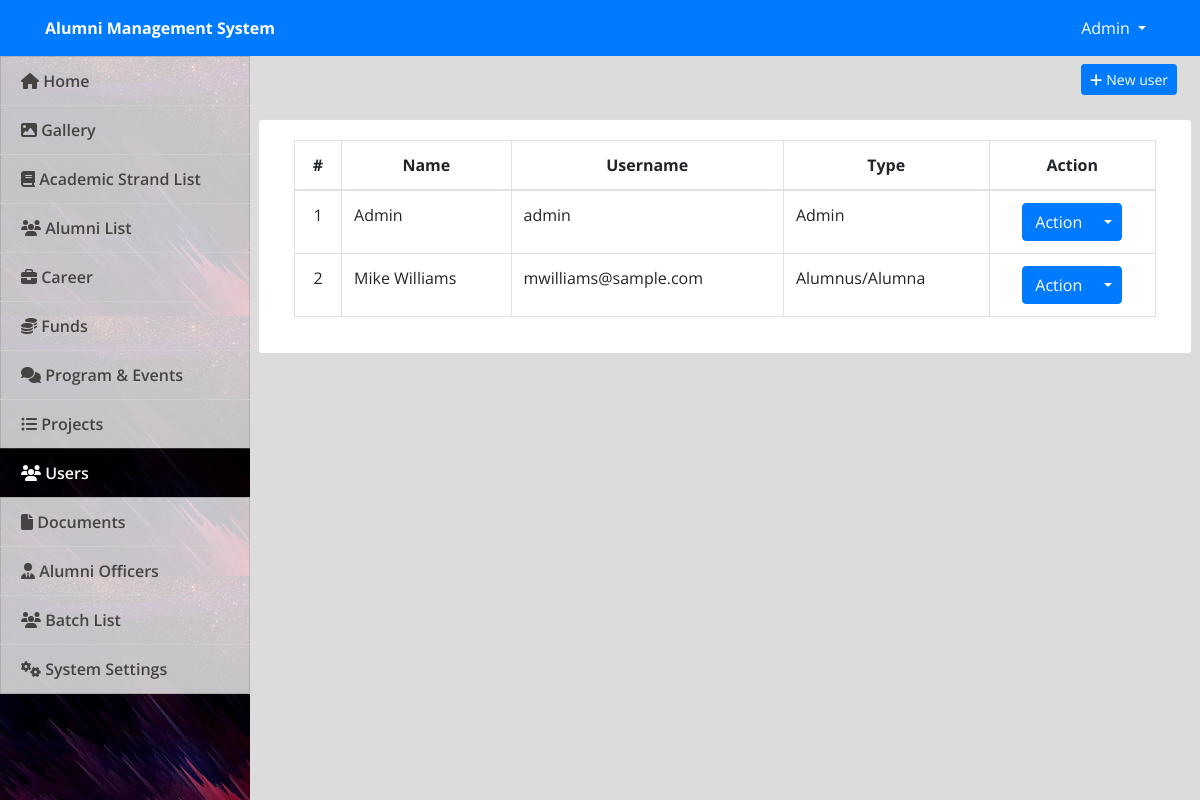
The app's page /admin/index.php?page=users (signed in), older data.
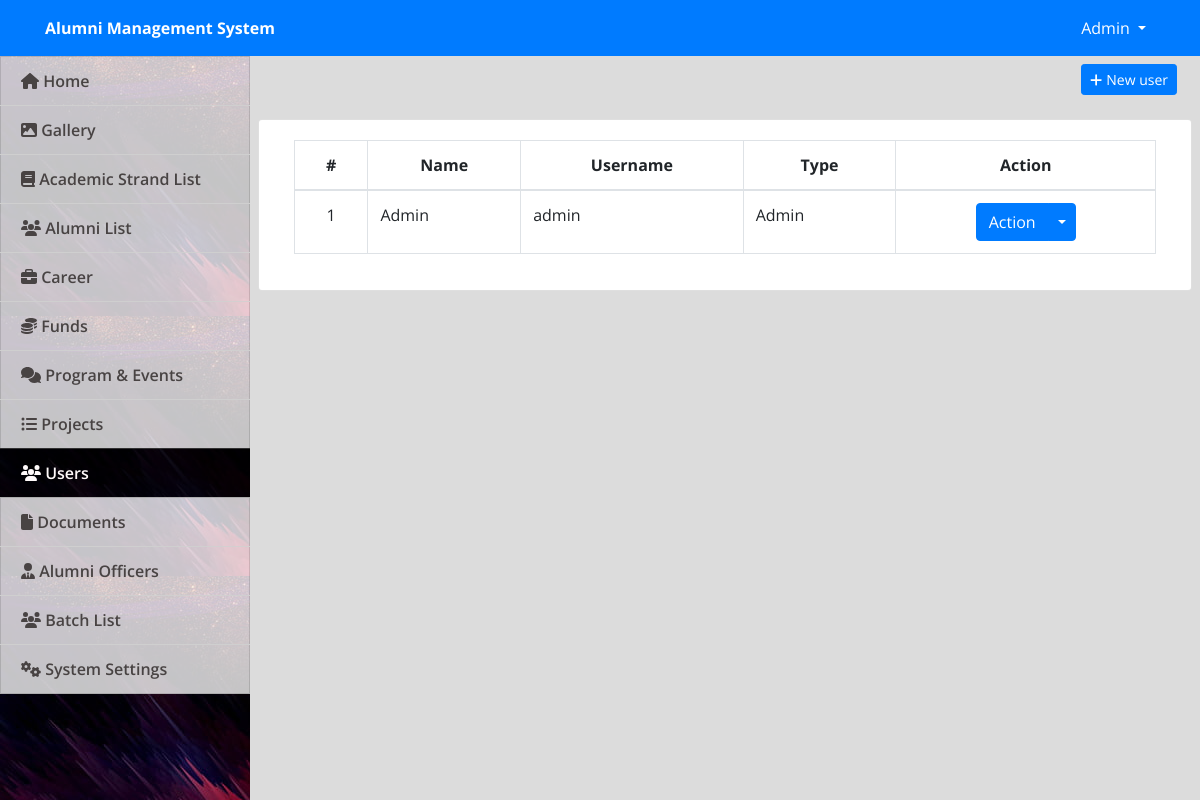
The same page, newer data.
### tables this page shows
CREATE TABLE `users` (
  `id` int(30) NOT NULL,
  `name` text NOT NULL,
  `username` varchar(200) NOT NULL,
  `password` text NOT NULL,
  `type` tinyint(1) NOT NULL DEFAULT 3 COMMENT '1=Admin,2=Alumni officer, 3= alumnus',
  `auto_generated_pass` text NOT NULL,
  `alumnus_id` int(30) NOT NULL
);

### admin/users.php (the view, shortened to what this page needs)
<div class="container-fluid">
	<div class="row">
		<div class="col-lg-12">
			<button class="btn btn-primary float-right btn-sm" id="new_user"><i class="fa fa-plus"></i> New user</button>
		</div>
	</div>
	<br>
	<div class="row">
		<div class="card col-lg-12">
			<div class="card-body">
				<table class="table table-condensed table-bordered table-hover">
					<thead>
						<tr>
							<th class="text-center">#</th>
							<th class="text-center">Name</th>
							<th class="text-center">Username</th>
							<th class="text-center">Type</th>
							<th class="text-center">Action</th>
						</tr>
					</thead>
					<tbody>
						<?php
						include 'db_connect.php';
						$type = array("", "Admin", "Staff", "Alumnus/Alumna");
						$users = $conn->query("SELECT * FROM users order by name asc");
						$i = 1;
						while ($row = $users->fetch_assoc()) :
						?>
							<tr>
								<td class="text-center">
									<?php echo $i++ ?>
								</td>
								<td>
									<?php echo ucwords($row['name']) ?>
								</td>
								<td>
									<?php echo $row['username'] ?>
								</td>
								<td>
									<?php echo $type[$row['type']] ?>
								</td>
								<td>
									<center>
										<div class="btn-group">
											<button type="button" class="btn btn-primary">Action</button>
											<button type="button" class="btn btn-primary dropdown-toggle dropdown-toggle-split" data-toggle="dropdown" aria-haspopup="true" aria-expanded="false">
											</button>
										</div>
									</center>
								</td>
							</tr>
						<?php endwhile; ?>
					</tbody>
				</table>
			</div>
		</div>
	</div>
</div>

Row changes from the older to the newer data that the page shows:
removed users: name "Mike Williams", username "mwilliams@sample.com", type "Alumnus/Alumna"
